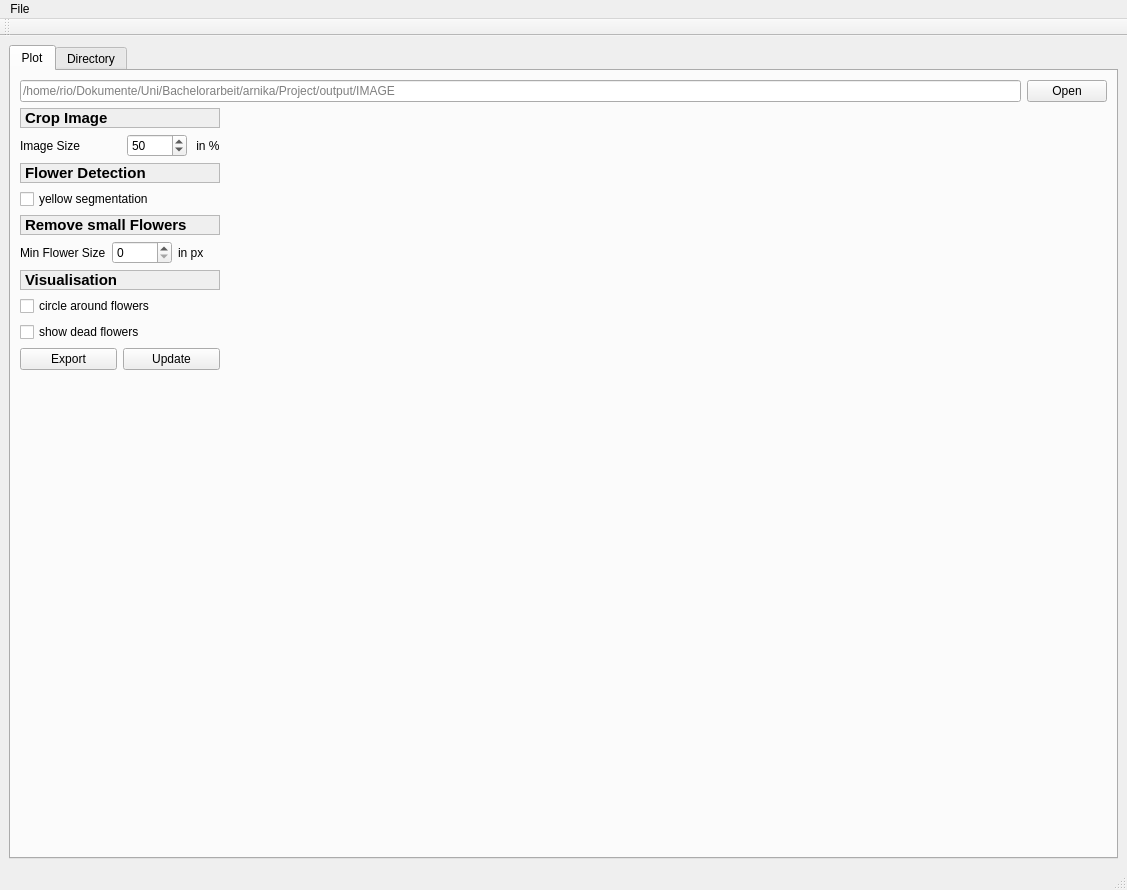
<?xml version="1.0" encoding="UTF-8"?>
<ui version="4.0">
 <class>MainWindow</class>
 <widget class="QMainWindow" name="MainWindow">
  <property name="geometry">
   <rect>
    <x>0</x>
    <y>0</y>
    <width>1127</width>
    <height>890</height>
   </rect>
  </property>
  <property name="sizePolicy">
   <sizepolicy hsizetype="Expanding" vsizetype="Expanding">
    <horstretch>0</horstretch>
    <verstretch>0</verstretch>
   </sizepolicy>
  </property>
  <property name="windowTitle">
   <string>Flower Segmentation Tool</string>
  </property>
  <widget class="QWidget" name="centralwidget">
   <property name="sizePolicy">
    <sizepolicy hsizetype="Expanding" vsizetype="Expanding">
     <horstretch>0</horstretch>
     <verstretch>0</verstretch>
    </sizepolicy>
   </property>
   <layout class="QVBoxLayout" name="verticalLayout_2">
    <item>
     <widget class="QTabWidget" name="tabWidget">
      <property name="font">
       <font>
        <family>Arial</family>
       </font>
      </property>
      <property name="currentIndex">
       <number>0</number>
      </property>
      <widget class="QWidget" name="tab_example">
       <property name="sizePolicy">
        <sizepolicy hsizetype="Expanding" vsizetype="Expanding">
         <horstretch>0</horstretch>
         <verstretch>0</verstretch>
        </sizepolicy>
       </property>
       <attribute name="title">
        <string>Plot</string>
       </attribute>
       <layout class="QGridLayout" name="gridLayout_2">
        <item row="1" column="0">
         <layout class="QVBoxLayout" name="verticalLayout">
          <item>
           <widget class="QLabel" name="label_3">
            <property name="font">
             <font>
              <family>Arial</family>
              <pointsize>11</pointsize>
              <weight>75</weight>
              <bold>true</bold>
             </font>
            </property>
            <property name="autoFillBackground">
             <bool>true</bool>
            </property>
            <property name="frameShape">
             <enum>QFrame::StyledPanel</enum>
            </property>
            <property name="text">
             <string>Crop Image</string>
            </property>
           </widget>
          </item>
          <item>
           <layout class="QHBoxLayout" name="horizontalLayout_3">
            <item>
             <widget class="QLabel" name="label">
              <property name="minimumSize">
               <size>
                <width>101</width>
                <height>0</height>
               </size>
              </property>
              <property name="font">
               <font>
                <family>Arial</family>
               </font>
              </property>
              <property name="text">
               <string>Image Size</string>
              </property>
             </widget>
            </item>
            <item>
             <widget class="QSpinBox" name="sbCrop">
              <property name="minimumSize">
               <size>
                <width>60</width>
                <height>0</height>
               </size>
              </property>
              <property name="maximumSize">
               <size>
                <width>85</width>
                <height>16777215</height>
               </size>
              </property>
              <property name="maximum">
               <number>100</number>
              </property>
              <property name="singleStep">
               <number>10</number>
              </property>
              <property name="value">
               <number>50</number>
              </property>
             </widget>
            </item>
            <item>
             <widget class="QLabel" name="label_13">
              <property name="text">
               <string> in %</string>
              </property>
             </widget>
            </item>
           </layout>
          </item>
          <item>
           <widget class="QLabel" name="label_11">
            <property name="font">
             <font>
              <family>Arial</family>
              <pointsize>11</pointsize>
              <weight>75</weight>
              <bold>true</bold>
             </font>
            </property>
            <property name="autoFillBackground">
             <bool>true</bool>
            </property>
            <property name="frameShape">
             <enum>QFrame::StyledPanel</enum>
            </property>
            <property name="frameShadow">
             <enum>QFrame::Plain</enum>
            </property>
            <property name="text">
             <string>Flower Detection</string>
            </property>
           </widget>
          </item>
          <item>
           <layout class="QHBoxLayout" name="horizontalLayout_9">
            <item>
             <widget class="QCheckBox" name="cbYellow">
              <property name="font">
               <font>
                <family>Arial</family>
               </font>
              </property>
              <property name="text">
               <string>yellow segmentation</string>
              </property>
             </widget>
            </item>
           </layout>
          </item>
          <item>
           <widget class="QLabel" name="label_14">
            <property name="font">
             <font>
              <family>Arial</family>
              <pointsize>11</pointsize>
              <weight>75</weight>
              <bold>true</bold>
             </font>
            </property>
            <property name="autoFillBackground">
             <bool>true</bool>
            </property>
            <property name="frameShape">
             <enum>QFrame::StyledPanel</enum>
            </property>
            <property name="frameShadow">
             <enum>QFrame::Plain</enum>
            </property>
            <property name="text">
             <string>Remove small Flowers</string>
            </property>
           </widget>
          </item>
          <item>
           <layout class="QHBoxLayout" name="horizontalLayout_4">
            <item>
             <widget class="QLabel" name="label_2">
              <property name="font">
               <font>
                <family>Arial</family>
               </font>
              </property>
              <property name="text">
               <string>Min Flower Size</string>
              </property>
             </widget>
            </item>
            <item>
             <widget class="QSpinBox" name="sbBlob">
              <property name="minimumSize">
               <size>
                <width>60</width>
                <height>0</height>
               </size>
              </property>
              <property name="maximumSize">
               <size>
                <width>85</width>
                <height>16777215</height>
               </size>
              </property>
              <property name="maximum">
               <number>150</number>
              </property>
              <property name="singleStep">
               <number>10</number>
              </property>
             </widget>
            </item>
            <item>
             <widget class="QLabel" name="label_12">
              <property name="text">
               <string>in px</string>
              </property>
             </widget>
            </item>
           </layout>
          </item>
          <item>
           <widget class="QLabel" name="label_15">
            <property name="font">
             <font>
              <family>Arial</family>
              <pointsize>11</pointsize>
              <weight>75</weight>
              <bold>true</bold>
             </font>
            </property>
            <property name="autoFillBackground">
             <bool>true</bool>
            </property>
            <property name="frameShape">
             <enum>QFrame::StyledPanel</enum>
            </property>
            <property name="frameShadow">
             <enum>QFrame::Plain</enum>
            </property>
            <property name="text">
             <string>Visualisation</string>
            </property>
           </widget>
          </item>
          <item>
           <layout class="QHBoxLayout" name="horizontalLayout_5">
            <item>
             <widget class="QCheckBox" name="cbCircle">
              <property name="font">
               <font>
                <family>Arial</family>
               </font>
              </property>
              <property name="text">
               <string>circle around flowers</string>
              </property>
             </widget>
            </item>
           </layout>
          </item>
          <item>
           <widget class="QCheckBox" name="cbDead">
            <property name="font">
             <font>
              <family>Arial</family>
             </font>
            </property>
            <property name="text">
             <string>show dead flowers</string>
            </property>
           </widget>
          </item>
          <item>
           <layout class="QHBoxLayout" name="horizontalLayout_6">
            <item>
             <widget class="QPushButton" name="pbExport">
              <property name="font">
               <font>
                <family>Arial</family>
               </font>
              </property>
              <property name="text">
               <string>Export</string>
              </property>
             </widget>
            </item>
            <item>
             <widget class="QPushButton" name="pbUpdate">
              <property name="font">
               <font>
                <family>Arial</family>
               </font>
              </property>
              <property name="text">
               <string>Update</string>
              </property>
             </widget>
            </item>
           </layout>
          </item>
          <item>
           <spacer name="verticalSpacer">
            <property name="orientation">
             <enum>Qt::Vertical</enum>
            </property>
            <property name="sizeHint" stdset="0">
             <size>
              <width>20</width>
              <height>40</height>
             </size>
            </property>
           </spacer>
          </item>
         </layout>
        </item>
        <item row="0" column="0" colspan="2">
         <layout class="QHBoxLayout" name="horizontalLayout">
          <item>
           <widget class="QLineEdit" name="lineEditImage">
            <property name="font">
             <font>
              <family>Arial</family>
             </font>
            </property>
            <property name="placeholderText">
             <string>/home/rio/Dokumente/Uni/Bachelorarbeit/arnika/Project/output/IMAGE</string>
            </property>
           </widget>
          </item>
          <item>
           <widget class="QPushButton" name="pbImageOpen">
            <property name="font">
             <font>
              <family>Arial</family>
             </font>
            </property>
            <property name="text">
             <string>Open</string>
            </property>
           </widget>
          </item>
         </layout>
        </item>
        <item row="1" column="1">
         <layout class="QVBoxLayout" name="verticalLayout_3">
          <property name="sizeConstraint">
           <enum>QLayout::SetDefaultConstraint</enum>
          </property>
          <item>
           <widget class="MplWidget" name="mpl" native="true">
            <property name="sizePolicy">
             <sizepolicy hsizetype="Expanding" vsizetype="Expanding">
              <horstretch>0</horstretch>
              <verstretch>0</verstretch>
             </sizepolicy>
            </property>
            <property name="maximumSize">
             <size>
              <width>16777215</width>
              <height>16777215</height>
             </size>
            </property>
           </widget>
          </item>
         </layout>
        </item>
       </layout>
      </widget>
      <widget class="QWidget" name="tab_directory">
       <property name="sizePolicy">
        <sizepolicy hsizetype="Expanding" vsizetype="Expanding">
         <horstretch>0</horstretch>
         <verstretch>0</verstretch>
        </sizepolicy>
       </property>
       <attribute name="title">
        <string>Directory</string>
       </attribute>
       <layout class="QFormLayout" name="formLayout">
        <item row="1" column="0">
         <spacer name="verticalSpacer_2">
          <property name="orientation">
           <enum>Qt::Vertical</enum>
          </property>
          <property name="sizeHint" stdset="0">
           <size>
            <width>20</width>
            <height>95</height>
           </size>
          </property>
         </spacer>
        </item>
        <item row="2" column="1">
         <layout class="QGridLayout" name="gridLayout">
          <item row="0" column="1">
           <layout class="QHBoxLayout" name="horizontalLayout_7">
            <item>
             <widget class="QLabel" name="label_4">
              <property name="text">
               <string>Import all Images from Directory:</string>
              </property>
             </widget>
            </item>
            <item>
             <widget class="QLineEdit" name="lineEditDirIn">
              <property name="placeholderText">
               <string>/home/rio/Dokumente/Uni/Bachelorarbeit/arnika/Project/</string>
              </property>
             </widget>
            </item>
            <item>
             <widget class="QPushButton" name="pbDirectoryOpen">
              <property name="text">
               <string>Import</string>
              </property>
             </widget>
            </item>
           </layout>
          </item>
          <item row="1" column="1">
           <layout class="QHBoxLayout" name="horizontalLayout_11">
            <item>
             <widget class="QLabel" name="label_7">
              <property name="maximumSize">
               <size>
                <width>130</width>
                <height>16777215</height>
               </size>
              </property>
              <property name="text">
               <string>Crop image to %</string>
              </property>
             </widget>
            </item>
            <item>
             <widget class="QSpinBox" name="sbCropDir">
              <property name="maximumSize">
               <size>
                <width>85</width>
                <height>16777215</height>
               </size>
              </property>
              <property name="maximum">
               <number>100</number>
              </property>
              <property name="singleStep">
               <number>10</number>
              </property>
              <property name="value">
               <number>50</number>
              </property>
             </widget>
            </item>
            <item>
             <layout class="QHBoxLayout" name="horizontalLayout_10">
              <item>
               <widget class="QLabel" name="label_6">
                <property name="sizePolicy">
                 <sizepolicy hsizetype="Preferred" vsizetype="Preferred">
                  <horstretch>0</horstretch>
                  <verstretch>0</verstretch>
                 </sizepolicy>
                </property>
                <property name="maximumSize">
                 <size>
                  <width>28</width>
                  <height>16777215</height>
                 </size>
                </property>
                <property name="text">
                 <string/>
                </property>
                <property name="scaledContents">
                 <bool>false</bool>
                </property>
                <property name="wordWrap">
                 <bool>true</bool>
                </property>
               </widget>
              </item>
              <item>
               <widget class="QCheckBox" name="cbYellowDir">
                <property name="text">
                 <string>yellow segmentation</string>
                </property>
                <property name="checked">
                 <bool>true</bool>
                </property>
               </widget>
              </item>
              <item>
               <layout class="QHBoxLayout" name="horizontalLayout_12">
                <item>
                 <widget class="QLabel" name="label_8">
                  <property name="minimumSize">
                   <size>
                    <width>120</width>
                    <height>0</height>
                   </size>
                  </property>
                  <property name="maximumSize">
                   <size>
                    <width>143</width>
                    <height>16777215</height>
                   </size>
                  </property>
                  <property name="text">
                   <string>Min Flower Size</string>
                  </property>
                 </widget>
                </item>
                <item>
                 <widget class="QSpinBox" name="sbBlobDir">
                  <property name="minimumSize">
                   <size>
                    <width>85</width>
                    <height>0</height>
                   </size>
                  </property>
                  <property name="maximumSize">
                   <size>
                    <width>85</width>
                    <height>16777215</height>
                   </size>
                  </property>
                  <property name="prefix">
                   <string>10</string>
                  </property>
                  <property name="maximum">
                   <number>150</number>
                  </property>
                  <property name="singleStep">
                   <number>10</number>
                  </property>
                 </widget>
                </item>
                <item>
                 <layout class="QHBoxLayout" name="horizontalLayout_13">
                  <item>
                   <widget class="QLabel" name="label_9">
                    <property name="sizePolicy">
                     <sizepolicy hsizetype="Preferred" vsizetype="Preferred">
                      <horstretch>0</horstretch>
                      <verstretch>0</verstretch>
                     </sizepolicy>
                    </property>
                    <property name="maximumSize">
                     <size>
                      <width>40</width>
                      <height>16777215</height>
                     </size>
                    </property>
                    <property name="text">
                     <string/>
                    </property>
                    <property name="scaledContents">
                     <bool>false</bool>
                    </property>
                    <property name="wordWrap">
                     <bool>true</bool>
                    </property>
                   </widget>
                  </item>
                  <item>
                   <widget class="QCheckBox" name="cbDeadDir">
                    <property name="text">
                     <string>remove dead flowers</string>
                    </property>
                   </widget>
                  </item>
                 </layout>
                </item>
               </layout>
              </item>
             </layout>
            </item>
           </layout>
          </item>
          <item row="2" column="1">
           <layout class="QHBoxLayout" name="horizontalLayout_8">
            <item>
             <widget class="QLabel" name="label_5">
              <property name="text">
               <string>Export to Directory:</string>
              </property>
             </widget>
            </item>
            <item>
             <widget class="QLineEdit" name="lineEditDirOut">
              <property name="placeholderText">
               <string>/home/rio/Dokumente/Uni/Bachelorarbeit/arnika/Project/Output/</string>
              </property>
             </widget>
            </item>
            <item>
             <widget class="QPushButton" name="pbDirectoryExport">
              <property name="text">
               <string>Export</string>
              </property>
             </widget>
            </item>
           </layout>
          </item>
         </layout>
        </item>
        <item row="4" column="0">
         <spacer name="horizontalSpacer_3">
          <property name="orientation">
           <enum>Qt::Horizontal</enum>
          </property>
          <property name="sizeHint" stdset="0">
           <size>
            <width>90</width>
            <height>20</height>
           </size>
          </property>
         </spacer>
        </item>
        <item row="5" column="1">
         <layout class="QGridLayout" name="gridLayout_3">
          <item row="0" column="1">
           <widget class="QPushButton" name="pbRun">
            <property name="sizePolicy">
             <sizepolicy hsizetype="Minimum" vsizetype="Fixed">
              <horstretch>0</horstretch>
              <verstretch>1</verstretch>
             </sizepolicy>
            </property>
            <property name="maximumSize">
             <size>
              <width>16777206</width>
              <height>16777215</height>
             </size>
            </property>
            <property name="text">
             <string>Run</string>
            </property>
           </widget>
          </item>
          <item row="0" column="2">
           <spacer name="horizontalSpacer">
            <property name="orientation">
             <enum>Qt::Horizontal</enum>
            </property>
            <property name="sizeHint" stdset="0">
             <size>
              <width>10</width>
              <height>20</height>
             </size>
            </property>
           </spacer>
          </item>
          <item row="0" column="0">
           <spacer name="horizontalSpacer_2">
            <property name="orientation">
             <enum>Qt::Horizontal</enum>
            </property>
            <property name="sizeHint" stdset="0">
             <size>
              <width>40</width>
              <height>20</height>
             </size>
            </property>
           </spacer>
          </item>
         </layout>
        </item>
        <item row="14" column="1">
         <layout class="QHBoxLayout" name="horizontalLayout_15"/>
        </item>
        <item row="15" column="1">
         <widget class="QLabel" name="label_10">
          <property name="text">
           <string>TextLabel</string>
          </property>
         </widget>
        </item>
        <item row="16" column="0">
         <layout class="QHBoxLayout" name="horizontalLayout_14"/>
        </item>
        <item row="17" column="1">
         <widget class="QProgressBar" name="progressBar">
          <property name="sizePolicy">
           <sizepolicy hsizetype="Preferred" vsizetype="Fixed">
            <horstretch>0</horstretch>
            <verstretch>0</verstretch>
           </sizepolicy>
          </property>
          <property name="value">
           <number>24</number>
          </property>
         </widget>
        </item>
       </layout>
      </widget>
     </widget>
    </item>
   </layout>
  </widget>
  <widget class="QMenuBar" name="menubar">
   <property name="geometry">
    <rect>
     <x>0</x>
     <y>0</y>
     <width>1127</width>
     <height>23</height>
    </rect>
   </property>
   <widget class="QMenu" name="menuFile">
    <property name="font">
     <font>
      <family>Arial</family>
     </font>
    </property>
    <property name="title">
     <string>File</string>
    </property>
    <addaction name="actionSingle"/>
    <addaction name="actionDirectory"/>
    <addaction name="actionClose"/>
   </widget>
   <addaction name="menuFile"/>
  </widget>
  <widget class="QStatusBar" name="statusbar"/>
  <widget class="QToolBar" name="toolBar">
   <property name="windowTitle">
    <string>toolBar</string>
   </property>
   <attribute name="toolBarArea">
    <enum>TopToolBarArea</enum>
   </attribute>
   <attribute name="toolBarBreak">
    <bool>false</bool>
   </attribute>
  </widget>
  <action name="actionDirectory">
   <property name="text">
    <string>Open Folder</string>
   </property>
   <property name="font">
    <font>
     <family>Arial</family>
    </font>
   </property>
  </action>
  <action name="actionClose">
   <property name="text">
    <string>Close</string>
   </property>
   <property name="font">
    <font>
     <family>Arial</family>
    </font>
   </property>
  </action>
  <action name="actionSingle">
   <property name="text">
    <string>Open Image</string>
   </property>
   <property name="font">
    <font>
     <family>Arial</family>
    </font>
   </property>
  </action>
 </widget>
 <customwidgets>
  <customwidget>
   <class>MplWidget</class>
   <extends>QWidget</extends>
   <header>gui.mplwidget_nav</header>
   <container>1</container>
  </customwidget>
 </customwidgets>
 <resources/>
 <connections/>
</ui>
